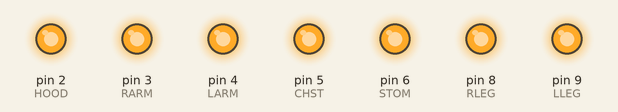
Simulated run of this sketch. Board: Arduino Uno, built with avr-gcc and run on an emulated ATmega328P. Parts: output pins drawn as LEDs (lit = HIGH).

Above: at 3.6 s.
At 23.54 s:
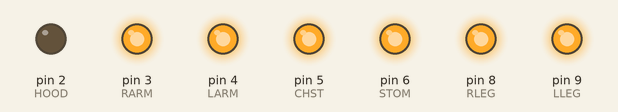
At 24.04 s:
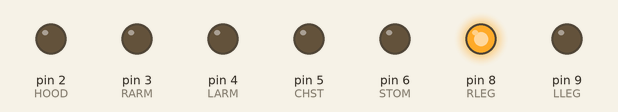
At 24.84 s:
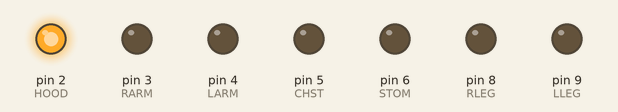
At 26.34 s:
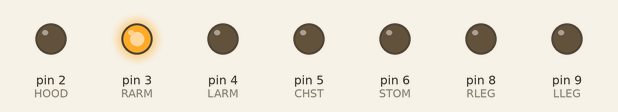
At 29.1 s:
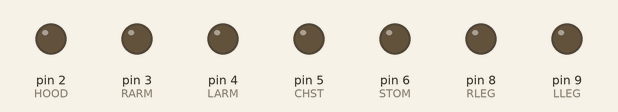
Timing chart, 0 to 30.6 s (numbered marks = the images above):
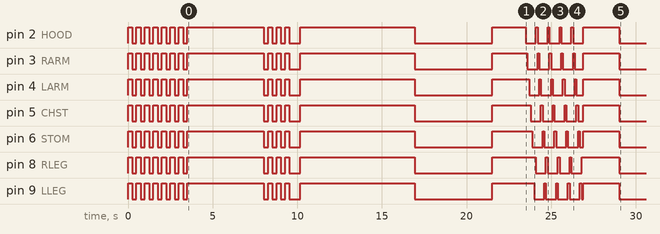

The sketch:

Bynn.ino
```cpp
/* NOTE:
BYNNS PORT F USED TO BE BROKEN; NOW iT WORKS
IN ITS PLACE PORT G IS BROKEN! */
int HOOD = 2,
    RARM = 3, LARM = 4,
    CHST = 5, STOM = 6,
    LLEG = 9, RLEG = 8;
int LEDPINS[] = {HOOD, RARM, LARM, CHST, STOM, LLEG, RLEG};
#define NUMPINS 7 // this is here because sizeof array apparently returns bite sized stuff

void setup() {
  setPins();
//  testWires();
}
void loop(){
  strobeAll(3577);
  allOn(377 + 1564 + 1186 + 1075);
  strobeAll(2000);
  allOff(400);
  allOn(6352 + 200 + 200);
  allOff(200 + 200 + 967 + 3210);
  allOn(1175 + 100 + 223 + 100 + 284);
  strobeParts(4141);
  allOn(705 + 493 + 300);
  allOff(4671 + 6249 + 3324);
  upperHalf();
  delay(50);
  lowerHalf();
  delay(20000);
  allOff();
  delay(120000);

  allOff(60000);//restarts after 1 min
}

//============begin setup functions=============================
void setPins(){
  for(int PININDEX = 0; PININDEX < NUMPINS; PININDEX++){
    pinMode( LEDPINS[PININDEX], OUTPUT );
  }
}
void testPins(){
  for(int PININDEX = 0; PININDEX < NUMPINS; PININDEX++){
    digitalWrite( LEDPINS[PININDEX], HIGH);
    delay(250);
    digitalWrite( LEDPINS[PININDEX], LOW);
  }
  allOn(3000);
  allOff(3000);
  strobeAll(3000);
  strobeParts(10000);
}
//==========end setup functions==================================
//==========begin wire functions=================================
void allOn(){// Turns every pin on and leaves it on
  for(int PININDEX = 0; PININDEX < NUMPINS; PININDEX++){
    digitalWrite( LEDPINS[PININDEX], HIGH);
  }
}
void allOn(int timeOn){// Turns every pin on->delays->leaves on
  allOn();
  delay(timeOn);
}
void allOff(){//Turns every PIN off and leaves it off
  for(int PININDEX = 0; PININDEX < NUMPINS; PININDEX++){
    digitalWrite( LEDPINS[PININDEX], LOW);
  }
}
void allOff(int timeOff){// Turns every PIN off->delay->leaves off
  allOff();
  delay(timeOff);
}
void strobeAll(int duration){// FLICKERS ALL PINS - pls make strobeperiod even
  int strobePeriod = 500;//ms -> REMEMBER PERIOD IS ONE COMPLETE CYCLE!
  int overlapTime = duration % strobePeriod;
  for(int currcycle = 0; currcycle < duration / strobePeriod; currcycle++){
    allOn(strobePeriod / 2);
    allOff(strobePeriod / 2);
  }
  allOn(overlapTime);
  allOff();
}
void strobeParts(int duration){//Flickers different body parts at different intervals!
  int singleFlickerPeriod = 100;// How long a single pin is on for
  int strobePeriod = NUMPINS * singleFlickerPeriod;
  int overlapTime = duration % strobePeriod;
  for(int currcycle = 0; currcycle < duration / strobePeriod; currcycle++){
    for( int PININDEX = 0; PININDEX < NUMPINS; PININDEX++){
      digitalWrite( LEDPINS[ PININDEX ], HIGH);
      delay(singleFlickerPeriod);
      digitalWrite( LEDPINS[ PININDEX ], LOW);
    }
  }
  allOn(overlapTime);
  allOff();
}
//============end wire functions==================================
void lowerHalf(){
  digitalWrite(LLEG, HIGH);
  digitalWrite(RLEG, HIGH);
}
void upperHalf(){
  digitalWrite(HOOD, HIGH);
  digitalWrite(RARM, HIGH);
  digitalWrite(LARM, HIGH);
  digitalWrite(CHST, HIGH);
  digitalWrite(STOM, HIGH);
}
```

Measured:
- by itself, pin 2 (HOOD): LOW → HIGH at 0.00 s, → LOW 0.25 s later, → HIGH 0.25 s later, → LOW 0.25 s later, … (36 changes in this stretch)
- by itself, pin 3 (RARM): LOW → HIGH at 0.00 s, → LOW 0.25 s later, → HIGH 0.25 s later, → LOW 0.25 s later, … (36 changes in this stretch)
- by itself, pin 4 (LARM): LOW → HIGH at 0.00 s, → LOW 0.25 s later, → HIGH 0.25 s later, → LOW 0.25 s later, … (36 changes in this stretch)
- by itself, pin 5 (CHST): LOW → HIGH at 0.00 s, → LOW 0.25 s later, → HIGH 0.25 s later, → LOW 0.25 s later, … (36 changes in this stretch)
- by itself, pin 6 (STOM): LOW → HIGH at 0.00 s, → LOW 0.25 s later, → HIGH 0.25 s later, → LOW 0.25 s later, … (36 changes in this stretch)
- by itself, pin 8 (RLEG): LOW → HIGH at 0.00 s, → LOW 0.25 s later, → HIGH 0.25 s later, → LOW 0.25 s later, … (34 changes in this stretch)
- by itself, pin 9 (LLEG): LOW → HIGH at 0.00 s, → LOW 0.25 s later, → HIGH 0.25 s later, → LOW 0.25 s later, … (36 changes in this stretch)
